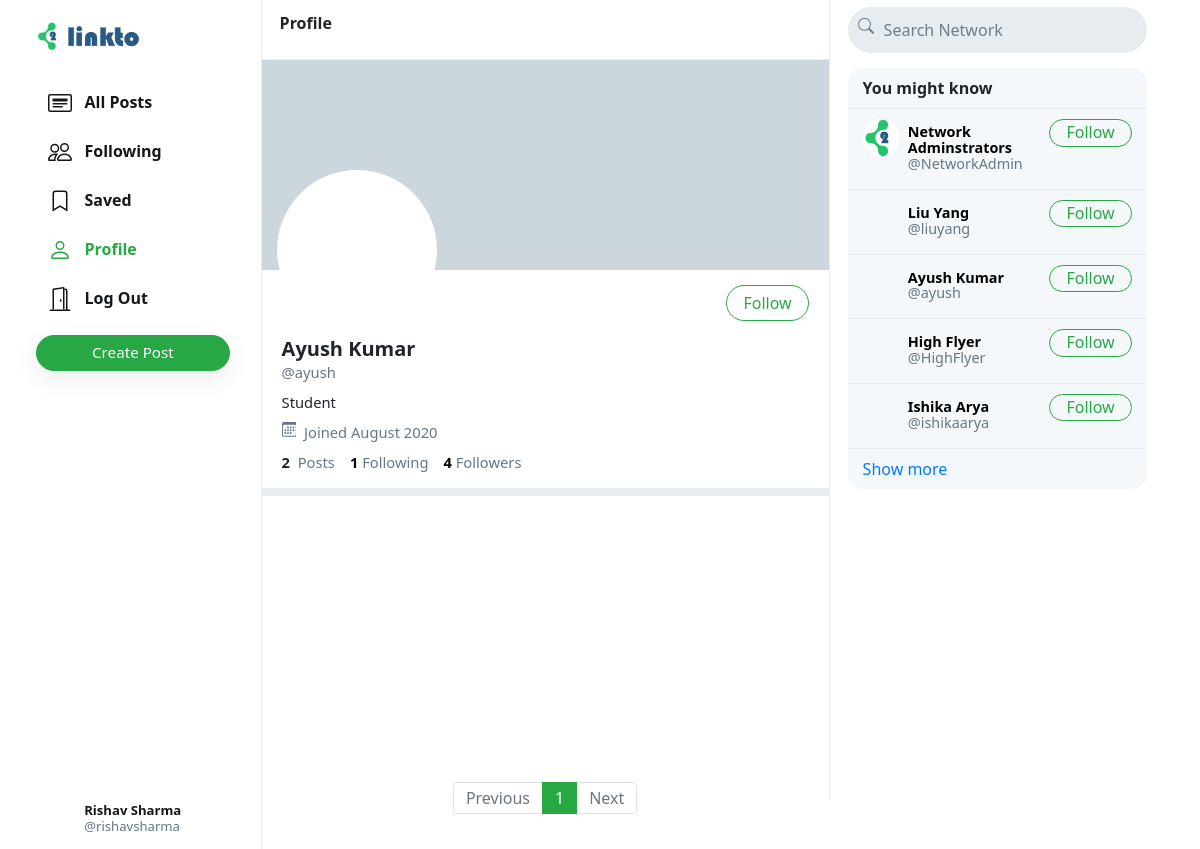
Screenshot of /ayush (signed in) with the database file from the repository.
### network/models.py (models this page shows, shortened)
class User(AbstractUser):
    profile_pic = models.ImageField(upload_to='profile_pic/')
    bio = models.TextField(max_length=160, blank=True, null=True)
    cover = models.ImageField(upload_to='covers/', blank=True)

### network/views.py (the view)
# urls.py: path("<str:username>", views.profile, name='profile'),
def profile(request, username):
    user = User.objects.get(username=username)
    all_posts = Post.objects.filter(creater=user).order_by('-date_created')
    paginator = Paginator(all_posts, 10)
    page_number = request.GET.get('page')
    if page_number == None:
        page_number = 1
    posts = paginator.get_page(page_number)
    followings = []
    suggestions = []
    follower = False
    if request.user.is_authenticated:
        followings = Follower.objects.filter(followers=request.user).values_list('user', flat=True)
        suggestions = User.objects.exclude(pk__in=followings).exclude(username=request.user.username).order_by("?")[:6]
        if request.user in Follower.objects.get(user=user).followers.all():
            follower = True
    follower_count = Follower.objects.get(user=user).followers.all().count()
    following_count = Follower.objects.filter(followers=user).count()
    return render(request, 'network/profile.html', {
        "username": user,
        "posts": posts,
        "posts_count": all_posts.count(),
        "suggestions": suggestions,
        "page": "profile",
        "is_follower": follower,
        "follower_count": follower_count,
        "following_count": following_count
    })

### network/templates/network/profile.html (shortened to what this page needs)
{% extends 'network/index.html' %}
{% load static %}
{% block profile %}
    <div class="profile-view" data-user="{{username.username}}">
        <div class="cover-image" style="background-image: url(/media/{{username.cover}})"></div>
        <div class="profile-image" style="background-image: url(/media/{{username.profile_pic}})"></div>
        <div class="profile-details">
            <div>
                {% if user.username == username.username %}
                    <button class="btn btn-outline-success float-right" id="edit-profile-btn">Edit Profile</button>
                {% elif is_follower %}
                    <button class="btn btn-success float-right" onclick="unfollow_user(this,'{{username.username}}','edit_page')" id="following-btn">Following</button>
                {% else %}
                    <button class="btn btn-outline-success float-right" onclick="follow_user(this,'{{username.username}}','edit_page')" id="follow-btn">Follow</button>
                {% endif %}
            </div>
            <div class="details-data">
                <h5>{{username.first_name}} {{username.last_name}}</h5>
                <div class="grey">@{{username.username}}</div>
                <div class="bio">
                    {% if username.bio is not None %}
                        {{username.bio}}
                    {% endif %}
                </div>
                <div class="grey" style="padding: 8px 0px;">
                    &nbsp;Joined {{username.date_joined | date:"F Y"}}
                </div>
                <div>
                    <strong>
                        {{posts_count}}
                    </strong>
                    &nbsp;<span class="grey">Posts</span>
                    <a href="#">
                        <strong id="following__count">{{following_count | default:0}}</strong>&nbsp;<span class="grey">Following</span>
                    </a>
                    <a href="#">
                        <strong id="follower__count">{{follower_count | default:0}}</strong>&nbsp;<span class="grey">Followers</span>
                    </a>
                </div>
            </div>
        </div>
    </div>
    <div class="space"></div>
{% endblock %}

### network/templates/network/index.html (shortened to what this page needs)
{% extends "network/layout.html" %}
{% load static %}
{% block body %}
    <div class="main-div">
        <div class="left-div">
            <nav class="head heading">
                {% if page == 'all_posts' %}
                    All Posts
                {% elif page == 'following' %}
                    Following
                {% elif page == 'saved' %}
                    Saved
                {% elif page == 'profile' %}
                    Profile
                {% else %}
                    Explore
                {% endif %}
            </nav>
            <div class="left-div-content">
                <div class="posts-view">
                    {% block profile %}
                    {% endblock %}
                    <div class="main-div-content">
                        <nav aria-label="Page navigation example" class="pagination-bar">
                            <ul class="pagination justify-content-center">
                                {% if posts.has_previous %}
                                    <li class="page-item">
                                        <a class="page-link" href="?page={{ posts.previous_page_number | default:1}}" tabindex="-1" aria-disabled="true">Previous</a>
                                    </li>
                                {% else %}
                                    <li class="page-item disabled">
                                        <a class="page-link" href="" tabindex="-1" aria-disabled="true">Previous</a>
                                    </li>
                                {% endif %}
                                {% for each in posts.paginator.page_range %}
                                    {% if each == posts.number %}
                                        <li class="page-item active"><a class="page-link" href="?page={{each}}">{{each}}</a></li>
                                    {% else %}
                                        <li class="page-item"><a class="page-link" href="?page={{each}}">{{each}}</a></li>
                                    {% endif %}
                                {% endfor %}
                                {% if posts.has_next %}
                                    <li class="page-item">
                                        <a class="page-link" href="?page={{ posts.next_page_number }}">Next</a>
                                    </li>
                                {% else %}
                                    <li class="page-item disabled">
                                        <a class="page-link" href="">Next</a>
                                    </li>
                                {% endif %}
                            </ul>
                          </nav>
                    </div>
                </div>
            </div>
        </div>
    </div>
{% endblock %}

### network/templates/network/layout.html (shortened to what this page needs)
{% load static %}
<!DOCTYPE html>
<html lang="en">
    <head>
        <link rel="stylesheet" href="https://stackpath.bootstrapcdn.com/bootstrap/4.4.1/css/bootstrap.min.css">
        <link href="{% static 'network/styles.css' %}" rel="stylesheet">
    </head>
    <body>
        <div class="body" data-page="{{page}}">
            <div class="sidenav">
                <a href="{% url 'index' %}" class="navbar-brand">
                    <img src="{% static 'network/Images/logo.png' %}" height="31px">
                </a>
                <div style="height: 100%;">
                    <div>
                        <div>
                            <ul>
                                <li class="nav-item" id="all_posts">
                                <a href="{% url 'index' %}" class="nav-link">
                                    <div>
                                        &nbsp;&nbsp;All Posts
                                    </div>
                                </a>
                                </li>
                                {% if user.is_authenticated %}
                                    <li class="nav-item" id="following">
                                        <a href="{% url 'following' %}" class="nav-link">
                                            <div>
                                                &nbsp;&nbsp;Following
                                            </div>
                                        </a>
                                    </li>
                                    <li class="nav-item" id="saved">
                                        <a href="{% url 'saved' %}" class="nav-link">
                                            <div>
                                                <svg width="1.5em" height="1.5em" viewBox="0 0 16 16" class="bi bi-bookmark" fill="currentColor" xmlns="http://www.w3.org/2000/svg">
                                                    <path fill-rule="evenodd" d="M8 12l5 3V3a2 2 0 0 0-2-2H5a2 2 0 0 0-2 2v12l5-3zm-4 1.234l4-2.4 4 2.4V3a1 1 0 0 0-1-1H5a1 1 0 0 0-1 1v10.234z"/>
                                                  </svg>
                                                &nbsp;&nbsp;Saved
                                            </div>
                                        </a>
                                    </li>
                                    <li class="nav-item" id="profile">
                                        <a href="{% url 'profile' user.username %}" class="nav-link">
                                            <div>
                                                &nbsp;&nbsp;Profile
                                            </div>
                                        </a>
                                    </li>
                                    <li class="nav-item" id="logout">
                                        <a href="{% url 'logout' %}" class="nav-link">
                                            <div>
                                                &nbsp;&nbsp;Log Out
                                            </div>
                                        </a>
                                    </li>
                                {% endif %}
                            </ul>
                        </div>
                        {% if user.is_authenticated %}
                            <button id="popup-btn" class="btn btn-success new-post-btn" onclick="createpost()">Create Post</button>
                        {% endif %}
                    </div>
                    <div style="position: absolute; bottom: 10px;">
                        {% if user.is_authenticated %}
                            <li class="nav-item sidenav-user">
                                <a href="{% url 'profile' user.username %}" class="nav-link">
                                    <div class="user_account">
                                        <div class="small-profilepic" style="float: left; background-image: url(/media/{{user.profile_pic}})"></div>
                                        <div style="height: 2.7vw; margin: auto;">
                                            <div style="margin-top: 4px;"><strong>{{user.first_name}} {{user.last_name}}</strong></div>
                                            <div class="grey" style="margin-top: 4px;">@{{ user.username }}</div>
                                        </div>
                                    </div>
                                </a>
                            </li>
                        {% endif %}
                    </div>
                </div>
            </div>
            {% block body %}
            {% endblock %}
            <div class="right-div">
                <nav class="head">
                    <form action="#">
                        <div class="search-div">
                            <div>
                            </div>
                            <input type="text" name="query" id="search-box" placeholder="Search Network">
                        </div>
                    </form>
                </nav>
                <div class='right-div-content'>
                    <div class="space" style="background-color: white;"></div>
                    {% if user.is_authenticated %}
                        <div class="suggestion-box">
                            <div class="suggestion-header">
                                You might know
                            </div>
                            {% for suggestion in suggestions %}
                                <div class="suggestion-user">
                                    <div>
                                        <a href="{% url 'profile' suggestion.username %}">
                                            <div class="small-profilepic" style="background-image: url(/media/{{suggestion.profile_pic}})"></div>
                                        </a>
                                    </div>
                                    <div class="user-details">
                                        <a href="{% url 'profile' suggestion.username %}">
                                            <div id="user-name">
                                                <strong>
                                                    {{suggestion.first_name}} {{suggestion.last_name}}
                                                </strong>
                                            </div>
                                            <div class="grey">@{{suggestion.username}}</div>
                                        </a>
                                    </div>
                                    <div>
                                        <button class="btn btn-outline-success" type="button" onclick="follow_user(this,'{{suggestion.username}}','suggestion')">Follow</button>
                                    </div>
                                </div>
                            {% empty %}
                                    <div style="text-align: center; border-bottom: .5px solid #e6ecf0; padding: 10px 15px;">
                                        <span class="grey" style="font-size: .9em;">No suggestions available.</span>
                                    </div>
                            {% endfor %}
                            <div class="suggestion-footer">
                                <a href="#">Show more</a>
                            </div>
                        </div>
                    {% endif %}
                </div>
            </div>
        </div>
    </body>
</html>

### rows the page displays
User: first_name "Rishav", last_name "Sharma", username "rishavsharma"
User: first_name "Ayush", last_name "Kumar", username "ayush", bio "Student", date_joined "August 2020"
User: profile_pic (picture), first_name "Network", last_name "Adminstrators", username "NetworkAdmin"
User: first_name "Liu", last_name "Yang", username "liuyang"
User: first_name "High", last_name "Flyer", username "HighFlyer"
User: first_name "Ishika", last_name "Arya", username "ishikaarya"

### other values shown
{{ posts_count }} "2"
{{ following_count | default:0 }} "1"
{{ follower_count | default:0 }} "4"
{{ each }} "1"
